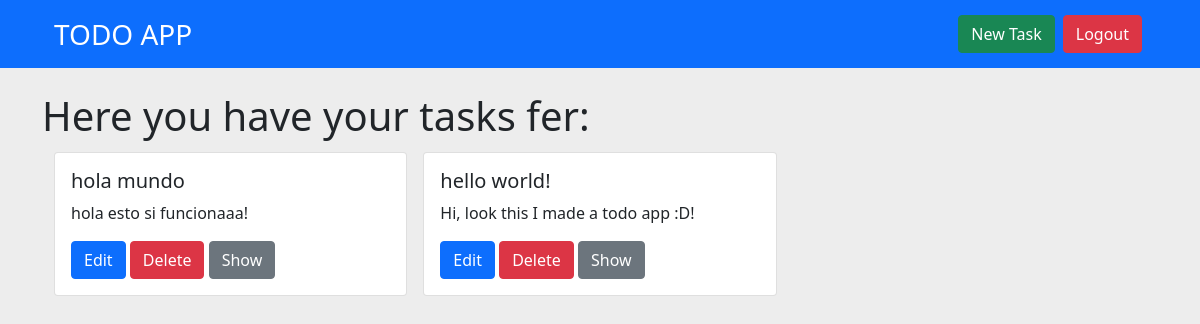
The app's page /tasks (signed in), older data.
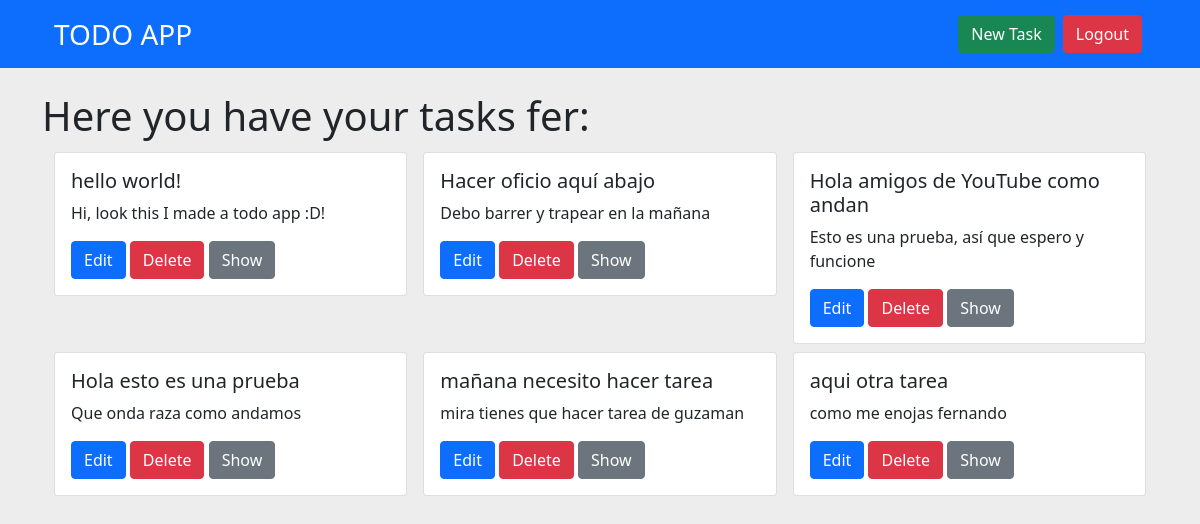
The same page, newer data.
### app/models.py (models this page shows, shortened)
class User(db.Model, UserMixin):
    id = db.Column(db.Integer, primary_key=True)
    username = db.Column(db.String(20), unique=True, nullable=True)
    email = db.Column(db.String(50), unique=True, nullable=True)
    password_hash = db.Column(db.String(80), nullable=True)
    tasks = db.relationship("Task")
    @property
    def password(self):
        pass
    @classmethod
    def get_by_id(cls, id):
        return User.query.filter_by(id=id).first()

class Task(db.Model):
    id = db.Column(db.Integer, primary_key=True)
    title = db.Column(db.String(40), nullable=True)
    description = db.Column(db.String(140), nullable=True)
    user_id = db.Column(db.Integer, db.ForeignKey("user.id"))
    @property
    def little_title(self):
        if len(self.title) > 38:
            return self.title[0:38] + "..."
        return self.title
    @property
    def little_description(self):
        if len(self.description) > 50:
            return self.description[0:40] + "..."
        return self.description

### app/tasks/tasks.py (the view)
@tasks_bp.route("/tasks")
@login_required
def tasks():
    tasks = current_user.tasks
    return render_template(
        "tasks/view.html", title_page="Tasks", tasks=tasks, current_user=current_user
    )

### app/auth/auth.py (called while the page is built)
@login_manager.user_loader
def load_user(id):
    return User.get_by_id(id)

### app/tasks/templates/tasks/view.html
{% extends "layout.html" %}
{% from "_render_elements.html" import render_task, render_modal_remove%}
{% block content %}
{% if tasks|length != 0 %}
<h1 class="my-2" >Here you have your tasks {{ current_user.username }}:</h1>
{% endif %}
<div class="row px-3">
    {% if tasks|length != 0 %}
        {% for task in tasks %}
            {{ render_task(task.title,task.little_title,task.description,task.little_description,task.id) }}
        {% endfor %}
    {% else %}
    <div class="alert alert-secondary">You should create a new task, just click <a href="{{ url_for('tasks_bp.task_new') }}" class="link-link">here</a>.
    {% endif %}
</div>
{% endblock content %}

### app/templates/layout.html (shortened to what this page needs)
{% from "_render_elements.html" import render_messages %}
<!DOCTYPE html>
<html>
  <head>
    <link rel="stylesheet" href="{{ url_for('static', filename='css/bootstrap.min.css') }}">
  </head>
  <body style="background: #ededed">
    <header>
      <nav class="navbar navbar-expand-lg navbar-dark bg-primary">
        <div class="container px-4">
          <a class="navbar-brand fs-3" href="{{ url_for('tasks_bp.tasks') }}">TODO APP</a>
          <div class="collapse navbar-collapse" id="navbarSupportedContent">
            <ul class="navbar-nav ms-auto">
              {% if current_user.is_authenticated %}
              <li class="nav-item">
                <a class="fs-6 btn btn-success mx-1" aria-current="page" href="{{ url_for('tasks_bp.task_new') }}">New Task</a>
              </li>
              <li class="nav-item">
                <a class="fs-6 btn btn-danger mx-1" aria-current="page" href="{{ url_for('auth_bp.logout') }}">Logout</a>
              </li>
              {% endif %}
            </ul>
          </div>
        </div>
      </nav>
    </header>
    <main class="container py-3">
      {% block content %}
      {% endblock %}
    </main>
  </body>
</html>

### app/templates/_render_elements.html (shortened to what this page needs)
{% macro render_task(title, little_title, description, little_description, task_id) %}
    <div class="col-12 col-sm-6 col-md-4 col-lg-4 p-1 px-2">
        <div class="card">
            <div class="card-body">
                <h5 class="card-title">{{ little_title }}</h5>
                <p class="card-text">{{ little_description }}</p>
                <a href="{{ url_for('tasks_bp.task_edit', task_id=task_id) }}" class="btn  btn-primary">Edit</a>
                <button class="btn btn-danger" data-bs-toggle="modal" data-bs-target="#content-modal-{{ task_id }}">Delete</button>
                <button class="btn btn-secondary" data-bs-toggle="modal" data-bs-target="#content-modal-show-{{ task_id }}">Show</button>
            </div>
        </div>
    </div>
{% endmacro%}

Row changes from the older to the newer data that the page shows:
removed Task: title "hola mundo", description "hola esto si funcionaaa!"
added Task: title "Hacer oficio aquí abajo", description "Debo barrer y trapear en la mañana"
added Task: title "Hola amigos de YouTube como andan", description "Esto es una prueba, así que espero y funcione"
added Task: title "Hola esto es una prueba", description "Que onda raza como andamos"
added Task: title "mañana necesito hacer tarea", description "mira tienes que hacer tarea de guzaman"
added Task: title "aqui otra tarea", description "como me enojas fernando"
